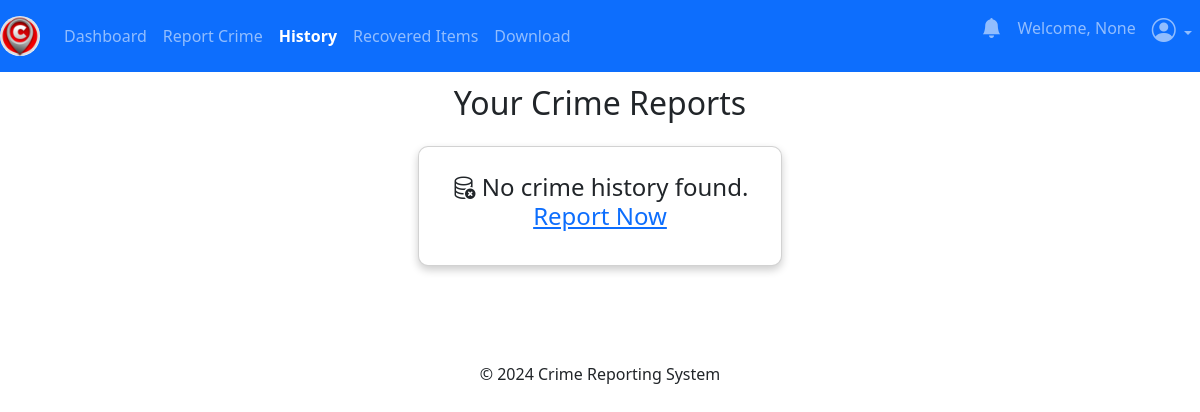
Before: /users/history (signed in) with the older database file.
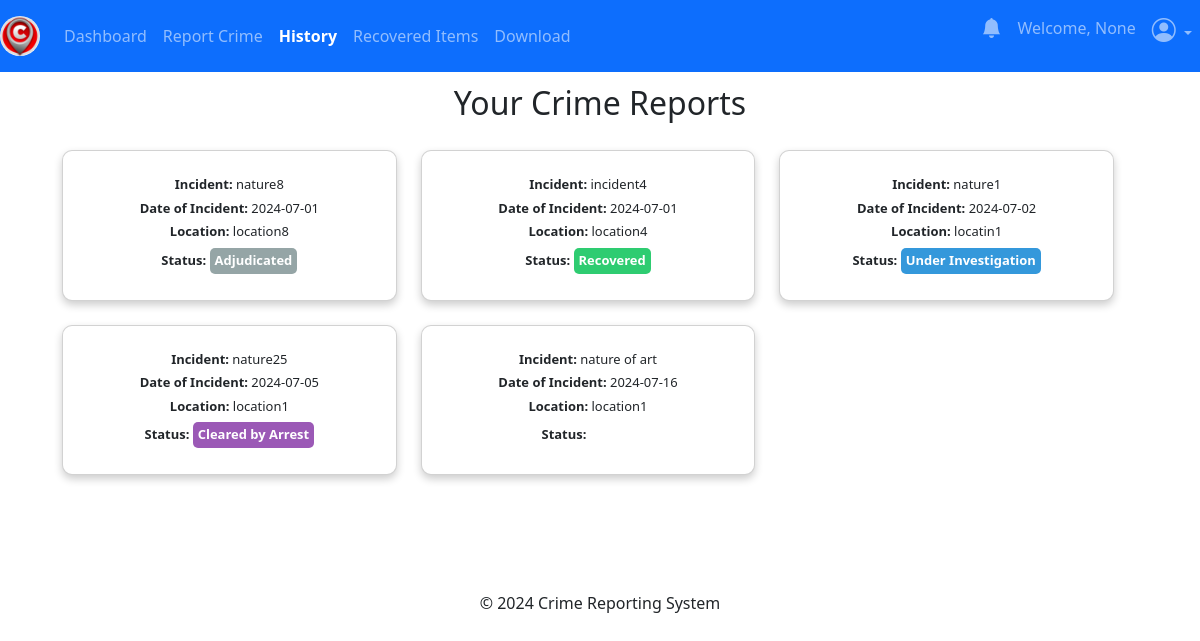
After: the same page with the newer database file.
### app/posts/models.py (models this page shows, shortened)
class Crime(db.Model, UserMixin):
    crime_id = db.Column(db.Integer, primary_key=True)
    date_of_incident = db.Column(db.String(10), nullable=False)
    issued_by = db.Column(db.String(20), nullable=True)
    time_of_incident = db.Column(db.String(10), nullable=False)
    phonenumber = db.Column(db.String(10), nullable=True)
    incident_location = db.Column(db.Text, nullable=False)
    incident_nature = db.Column(db.Text, nullable=False)
    incident_details = db.Column(db.Text, nullable=False)
    suspect_details = db.Column(db.Text, nullable=True)
    arrest_history = db.Column(db.Text, nullable=True)
    suspect_name = db.Column(db.String(10), nullable=True)
    comments = db.Column(db.Text, nullable=True)
    crime_status = db.Column(db.String(10), nullable=True)
    latitude = db.Column(db.Float)
    longitude = db.Column(db.Float)
    crime_file_upload = db.Column(db.Text, nullable=True)
    crime_file_name = db.Column(db.Text, nullable=True)
    crime_mimetype = db.Column(db.Text, nullable=True)
    date_crime_received = db.Column(db.DateTime(timezone=True), default=current_time())
    reporter_id = db.Column(db.Integer, db.ForeignKey('user.id'))

### app/users/routes.py (the view)
@users.route('/users/history')
@login_required
def history():
    try:
        reporter = current_user.id
        crimes = Crime.query.filter_by(reporter_id=reporter).all()
        return render_template('user/history.html', crimes=crimes)
    except Exception:
        flash('Unable to fetch your data. Please try again later.', 'danger')
        return render_template('user/history.html', crimes=[])

### app/__init__.py (called while the page is built)
@login_manager.user_loader
def load_user(user_id):
    return models.User.query.get(user_id)

### app/templates/user/history.html (shortened to what this page needs)
{% extends 'user/base.html' %} {% block title %} History {% endblock %} {% block
content %}
<!DOCTYPE html>
<html lang="en">
  <head>
  </head>
  <body>
    <div class="container mt-4">
      <h2 class="text-center">Your Crime Reports</h2>
      {% if crimes %}
      <div class="row">
        {% for crime in crimes %}
        <div class="col-lg-4 col-md-6 col-sm-12">
          <div
            class="card mb-4 reduced-card-size"
            onclick="crime_details('{{ crime.crime_id }}')"
            style="cursor: pointer"
          >
            <div class="card-body">
              <h5 class="card-text">
                <strong>Incident:</strong> {{ crime.incident_nature }}
              </h5>
              <h5 class="card-text">
                <strong>Date of Incident:</strong> {{ crime.date_of_incident }}
              </h5>
              <h5 class="card-text">
                <strong>Location:</strong> {{ crime.incident_location }}
              </h5>
              <h5 class="card-text">
                <strong>Status:</strong>
                <span
                  class="status {% if crime.crime_status == 'Unsolved' %} status-unsolved {% elif crime.crime_status == 'Recovered' %} status-recovered {% elif crime.crime_status == 'Under Investigation' %} status-under-investigation {% elif crime.crime_status == 'Solved' %} status-solved {% elif crime.crime_status == 'Cleared by Arrest' %} status-cleared-by-arrest {% elif crime.crime_status == 'Cold Case' %} status-cold-case {% elif crime.crime_status == 'Closed' %} status-closed {% elif crime.crime_status == 'Pending Prosecution' %} status-pending-prosecution {% elif crime.crime_status == 'Adjudicated' %} status-adjudicated {% endif %}"
                  >{{ crime.crime_status }}</span
                >
              </h5>
            </div>
          </div>
        </div>
        {% endfor %}
      </div>
      {% else %}
      <div
        class="container d-flex justify-content-center align-items-center mt-4"
      >
        <div class="col-lg-4 col-md-6 col-sm-12">
          <div class="card mb-4 reduced-card-size">
            <div class="card-body text-center">
              <h4>
                <i class="bi bi-database-x"></i> No crime history found.
                <a href="{{ url_for('posts.report_crime') }}">Report Now</a>
              </h4>
            </div>
          </div>
        </div>
      </div>
      {% endif %}
    </div>
  </body>
</html>
{% endblock %}

Changed rows visible on the page:
added Crime: incident_nature "nature8", date_of_incident "2024-07-01", incident_location "location8", crime_status "Adjudicated"
added Crime: incident_nature "incident4", date_of_incident "2024-07-01", incident_location "location4", crime_status "Recovered"
added Crime: incident_nature "nature1", date_of_incident "2024-07-02", incident_location "locatin1", crime_status "Under Investigation"
added Crime: incident_nature "nature25", date_of_incident "2024-07-05", incident_location "location1", crime_status "Cleared by Arrest"
added Crime: incident_nature "nature of art", date_of_incident "2024-07-16", incident_location "location1"
Other visible differences:
text no longer shown: "No crime history found. Report Now"
